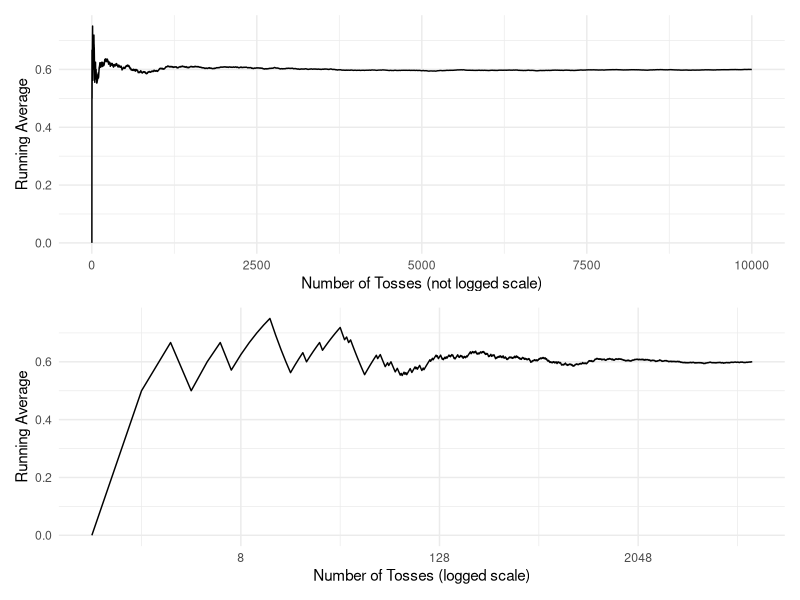
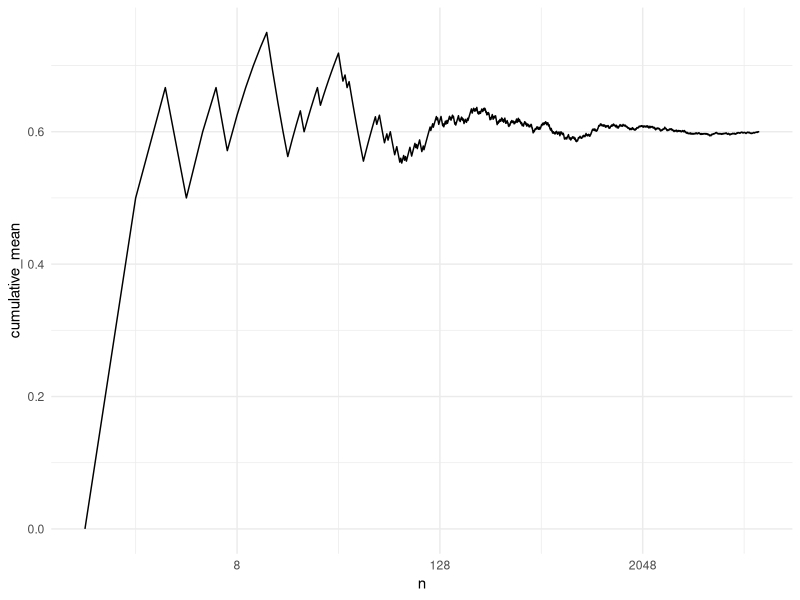
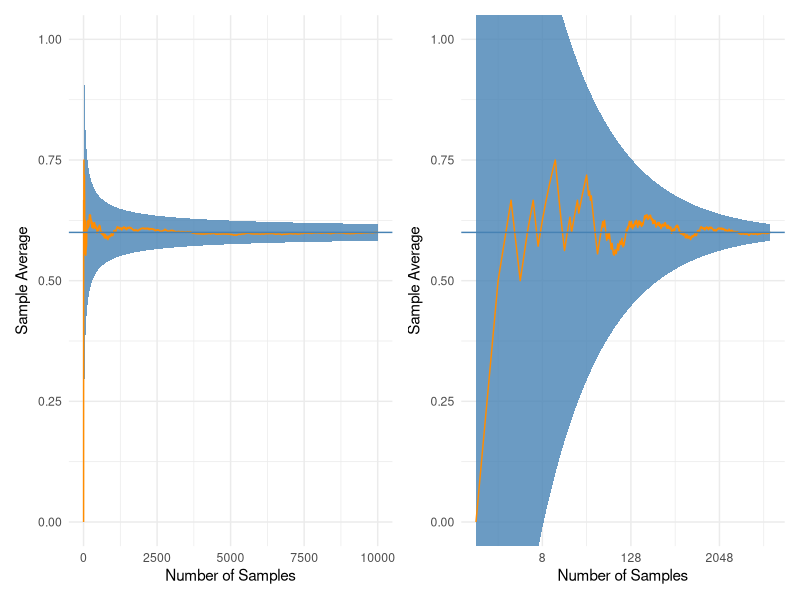

R code for these plots, in order:
## ---- chunk 1
library(dplyr)
library(magrittr)

library(ggplot2)
library(patchwork)
theme_set(theme_minimal())
## ---- chunk 2
toss_coin <- function(times) { 
  rbinom(n = times, size = 1, prob = 0.6)
  }
## ---- chunk 3
toss_coin(1)
## ---- chunk 4
toss_coin(100)
## ---- chunk 5
d <- data.frame(
  n = 1:1e4,
  x = toss_coin(1e4)
)

d <- d %>%  
  mutate(
    cumulative_mean = cummean(x)
  )

plot_not_logged <- d %>%
  ggplot(aes(x = n, y = cumulative_mean)) + 
  geom_line() + 
  labs(
    x = 'Number of Tosses (not logged scale)', 
    y = 'Running Average'
  )

plot_logged <- d %>%
  ggplot(aes(x = n, y = cumulative_mean)) + 
  scale_x_continuous(trans = 'log2') + 
  geom_line() + 
  labs(
    x = 'Number of Tosses (logged scale)', 
    y = 'Running Average'
  )

plot_not_logged / plot_logged
## ---- chunk 6
prob <- 0.8

d <- d %>%  
  mutate(
    epsilon = sqrt(2.4 / (0.8 * n))
  )
## ---- chunk 7
d %>%  
  ggplot(aes(x = n, y = cumulative_mean)) + 
  scale_x_continuous(trans = 'log2') + 
  geom_line()
## ---- chunk 8
cumulative_mean_not_logged <- d %>%  
  ggplot() + 
  geom_ribbon(
    aes(
      x = n, 
      ymin = .6 - epsilon, 
      ymax = .6 + epsilon), 
    fill = 'steelblue', alpha = 0.8) + 
  geom_line(aes(x = n, y = cumulative_mean), color = 'darkorange') + 
  geom_hline(yintercept = 0.6, color = 'steelblue') + 
  coord_cartesian(ylim = c(0,1)) + 
  labs(
    x = 'Number of Samples', 
    y = expression('Sample Average')) + 
  theme_minimal()

cumulative_mean_log_transformed <- cumulative_mean_not_logged + 
  scale_x_continuous(trans = 'log2')
  
cumulative_mean_not_logged | cumulative_mean_log_transformed  
